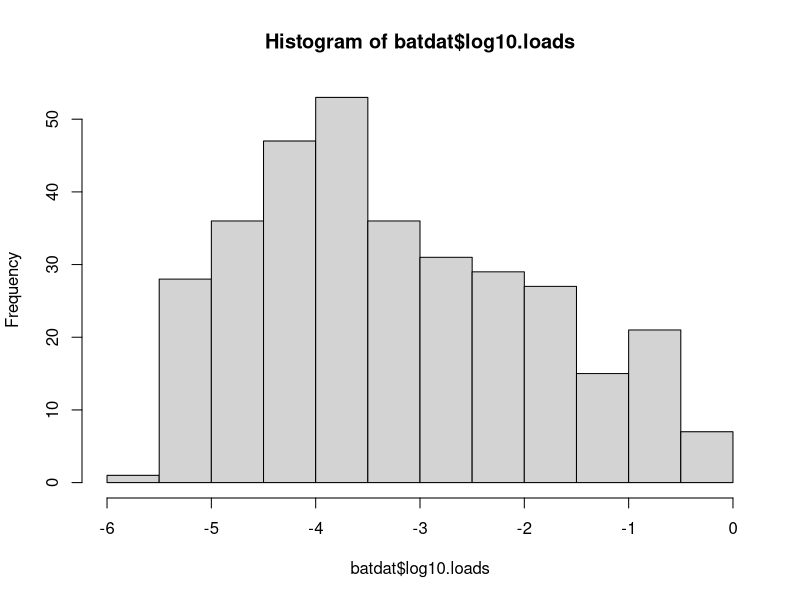

Write R code to recreate this figure.

#read in my data

batdat = read.csv("bat_data.csv")
head(batdat)

# load and install packages
#install.packages("ggplot2")
library(ggplot2)

#create a vector
species = batdat$species
species = c("mylu","mylu","myse")

# get help
?"unique"

# examine my data
unique(batdat$species)
str(batdat)
head(batdat)
tail(batdat)
dim(batdat)
#rows columns
names(batdat)
nrow(batdat)
ncol(batdat)

#do a calculation with my data
batdat$nlog.loads = log(batdat$gdL)
head(batdat)
batdat$log10.loads = log10(batdat$gdL)

#subset data
#using subset command
MYSE.dat = subset(batdat, species=="MYSE")
dim(MYSE.dat)

##using warm temperatures
warm.temps = subset(batdat, temp>6)
dim(warm.temps)
warm.temps

#same thing using square brackets
MYSE.dat = batdat[batdat$species=="MYSE",]

#last way - tidyverse filter
library(tidyverse)
MYSE.dat = batdat %>%
  filter(species=="MYSE") %>%
  mutate(mean.load = mean(log10.loads, na.rm=T))
dim(MYSE.dat)
head(MYSE.dat)

#aggregate vs tidyverse
bat.summary = aggregate(log10.loads~species, FUN=mean, data = batdat)
bat.summary

#tidyverse
bat.summary = batdat %>%
  group_by(species) %>%
  summarise(mean.loads = mean(log10.loads, na.rm=T))
bat.summary

#make histogram of a column
hist(batdat$log10.loads)

# write out dataframe
write.csv(bat.summary, "bat.summary.csv", row.names = F)
